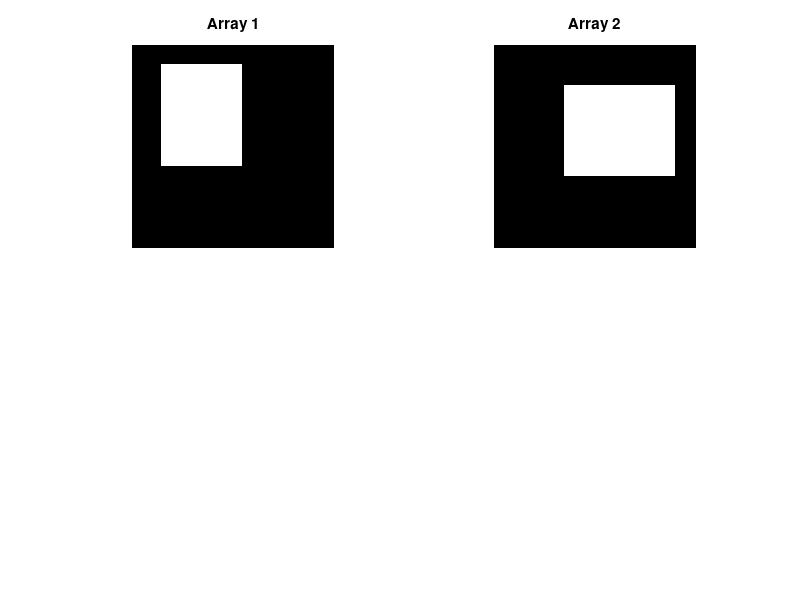

MATLAB code to generate this figure: (Note: this script raises an error after producing the figure.)
clc;
clear;
close all;
%% In this section, we want to implement some important logical operations.
% Create two 200x200 arrays filled with zeros
array1 = zeros(200, 200);
array2 = zeros(200, 200);

% Define the rectangle parameters in array1
x_start1 = 20;
y_start1 = 30;
rect_length1 = 80;
rect_height1 = 100;

% Add the rectangle (set the region to 1)
array1(x_start1:x_start1+rect_height1-1, y_start1:y_start1+rect_length1-1) = 1;

% Define the rectangle parameters in array1
x_start2 = 40;
y_start2 = 70;
rect_length2 = 110;
rect_height2 = 90;

% Add the rectangle (set the region to 1)
array2(x_start2:x_start2+rect_height2-1, y_start2:y_start2+rect_length2-1) = 1;

% Display the arrays to verify the rectangle placement
figure(1);
subplot(2,2,1);
imshow(array1);
title('Array 1');

subplot(2,2,2);
imshow(array2);
title('Array 2');

image_not_array1 = logical_not(array1);
image_not_array2 = logical_not(array2);

subplot(2,2,3);
imshow(image_not_array1);
title('Not array 1');

subplot(2,2,4);
imshow(image_not_array2);
title('Not array 2');

%% AND
% Find the border of the rectangles (the edges of the 1's in the arrays)

image_and = logical_and(array1, array2);

% For array1
image_and(x_start1,y_start1:y_start1+rect_length1-1) = 1;
image_and(x_start1+rect_height1-1,y_start1:y_start1+rect_length1-1) = 1;
image_and(x_start1:x_start1+rect_height1-1, y_start1) = 1;
image_and(x_start1:x_start1+rect_height1-1, y_start1+rect_length1-1) = 1;

% For array2
image_and(x_start2,y_start2:y_start2+rect_length2-1) = 1;
image_and(x_start2+rect_height2-1,y_start2:y_start2+rect_length2-1) = 1;
image_and(x_start2:x_start2+rect_height2-1, y_start2) = 1;
image_and(x_start2:x_start2+rect_height2-1, y_start2+rect_length2-1) = 1;

figure(2);
subplot(1,3,1);
imshow(array1);
title('Array 1');
subplot(1,3,2);
imshow(array2);
title('Array 2');
subplot(1,3,3);
imshow(image_and);
title('Array 1 AND Array 2');

%% OR

image_or = logical_or(array1, array2);

figure(3);
subplot(1,3,1);
imshow(array1);
title('Array 1');

subplot(1,3,2);
imshow(array2);
title('Array 2');

subplot(1,3,3);
imshow(image_or);
title('Array 1 OR Array 2');

%% AND-NOT

image_and_not = logical_and_not(array1, array2);

figure(4);
subplot(1,3,1);
imshow(array1);
title('Array 1');

subplot(1,3,2);
imshow(array2);
title('Array 2');

subplot(1,3,3);

% For array2
image_and_not(x_start2,y_start2:y_start2+rect_length2-1) = 1;
image_and_not(x_start2+rect_height2-1,y_start2:y_start2+rect_length2-1) = 1;
image_and_not(x_start2:x_start2+rect_height2-1, y_start2) = 1;
image_and_not(x_start2:x_start2+rect_height2-1, y_start2+rect_length2-1) = 1;

imshow(image_and_not);
title('Array 1 AND [NOT Array 2]');

%% XOR

figure(5);
image_xor = manual_xor(array1, array2);

subplot(1,3,1);
imshow(array1);
title('Array 1');

subplot(1,3,2);
imshow(array2);
title('Array 2');

subplot(1,3,3);
imshow(image_xor);
title('Array 1 XOR Array 2');








